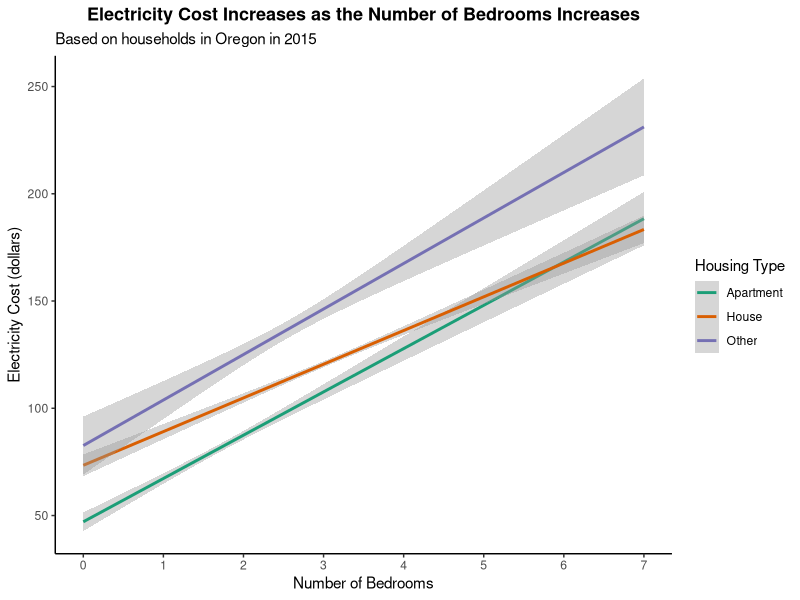
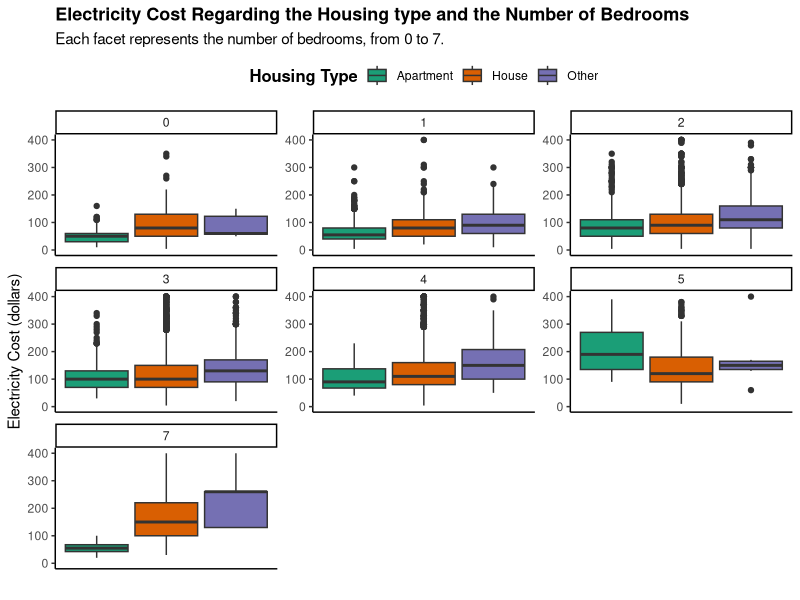
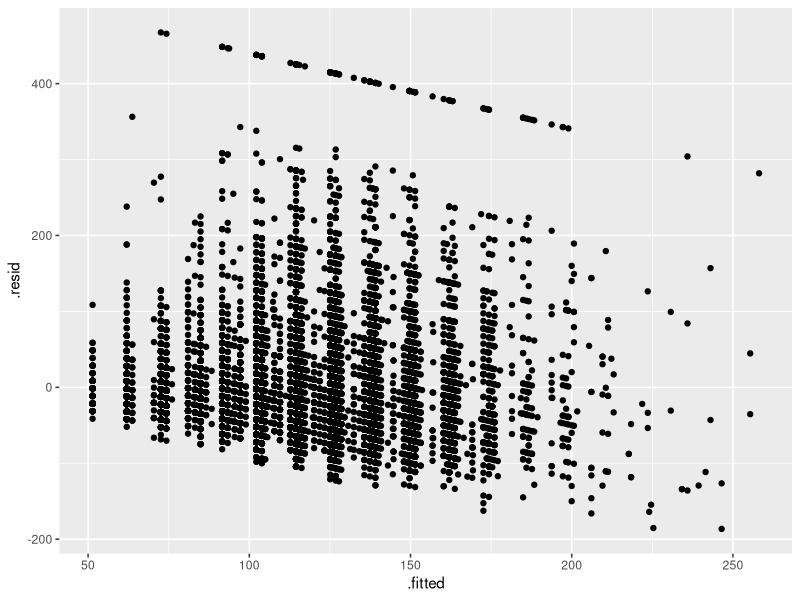
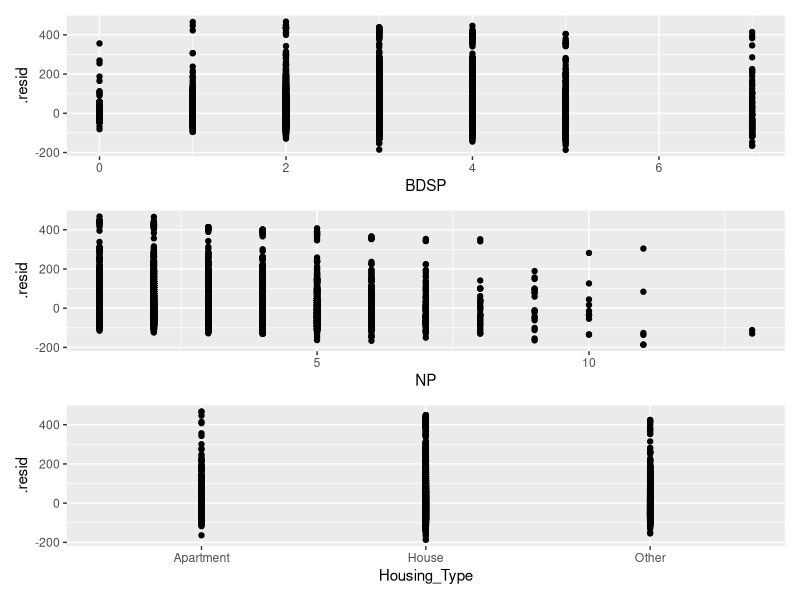

The R source for these figures, in order:
## ---- chunk 1
library(broom)
library(ggplot2)
library(leaps)
library(dplyr)
library(patchwork)
knitr::opts_chunk$set(echo = FALSE, fig.width = 8,fig.height = 5)
## ---- chunk 2
# reading the csv file
df_1 <- read.csv("OR_house.csv")

# adding a new column with three categories (Apartment, House, Other)
df_1$Housing_Type <- 
  ifelse(grepl("apartment", df_1$BLD, ignore.case = T), "Apartment", 
         ifelse(grepl("house", df_1$BLD, ignore.case = T), "House", "Other"))

#head(df_1)
#str(final_data)
## ---- chunk 3

ggplot(data = df_1, aes(x = BDSP, y = ELEP, color = Housing_Type)) + 
  geom_smooth(formula = 'y ~ x', method = "lm") +
  scale_color_brewer(palette = "Dark2") +
  scale_x_continuous(breaks = seq(0, 7, 1)) +
  labs(title = "Electricity Cost Increases as the Number of Bedrooms Increases",
       subtitle = "Based on households in Oregon in 2015",
       y = "Electricity Cost (dollars)", x = "Number of Bedrooms", color = "Housing Type") +
  scale_fill_brewer(palette = "Dark2") +
  theme_classic() +
  theme(
    plot.title = element_text(color = "black", size = 13, face = "bold", hjust = 0.5)
  )
  

ggplot(data = df_1, aes(x = BDSP, y = ELEP, fill = Housing_Type)) + 
  geom_boxplot(na.rm = TRUE) + 
  facet_wrap(~ BDSP, scale="free") +
  ylim(0,400) +
  labs(title = "Electricity Cost Regarding the Housing type and the Number of Bedrooms",
       subtitle = "Each facet represents the number of bedrooms, from 0 to 7.",
       y = "Electricity Cost (dollars)", x = "", fill = "Housing Type") +
  scale_fill_brewer(palette = "Dark2") +
  theme_classic() +
  theme(
    axis.text.x = element_blank(),
    axis.ticks.x = element_blank(),
    legend.position = "top",
    legend.title = element_text(size = 12, face = "bold"),
    plot.title = element_text(color = "black", size = 13, face = "bold", hjust = 0))

#ggplot(data = df_1, aes(x = NP, y = ELEP, fill = Housing_Type)) + geom_boxplot() + facet_wrap(~NP, scale="free")
## ---- chunk 4
model_1 <- lm(ELEP ~ Housing_Type + BDSP + NP, data = df_1)

model_2 <- lm(ELEP ~ Housing_Type, data = df_1)
## ---- chunk 5
# Diagnostic
diagnostic_model <- augment(model_1, data = df_1)

# plotting the residuals with the fitted model and the explanatory variables
p1 <- qplot(.fitted, .resid, data = diagnostic_model)
p2 <- qplot(BDSP, .resid, data = diagnostic_model)
p3 <- qplot(NP, .resid, data = diagnostic_model)
p4 <- qplot(Housing_Type, .resid, data = diagnostic_model)

p1
p2/p3/p4
## ---- chunk 6
# Extra sum of squares F-test procedure
anova(model_1, model_2)

# model comparison criteria
BIC(model_1, model_2)
## ---- chunk 7
summary(model_1)

#confidence intervals
confint(model_1) 
